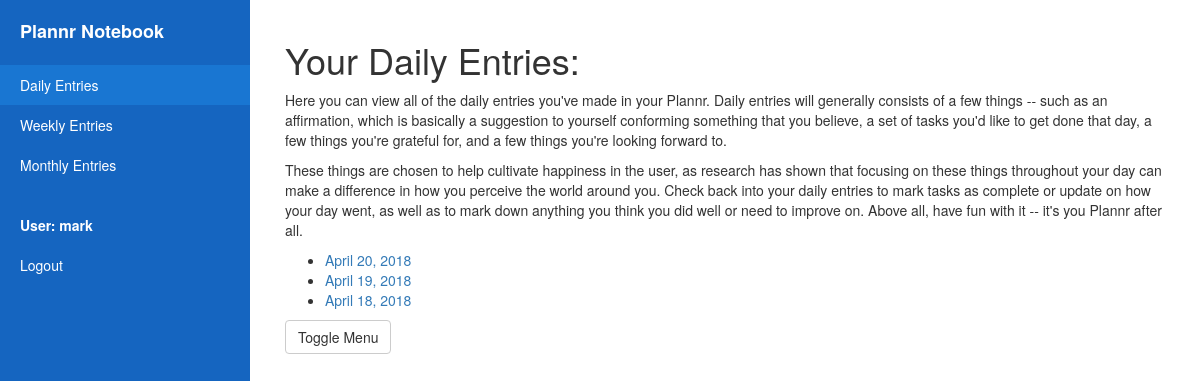
The page /notebook/daily/ (signed in) on the database its author committed.
### notebook/models.py (models this page shows, shortened)
class DailyEntry(models.Model):
    author = models.ForeignKey(User, on_delete=models.CASCADE, null=True)
    entry_date = models.DateField()
    affirmation = models.TextField()
    def get_absolute_url(self):
        return reverse('daily_detail', args=[str(self.id)])

### notebook/views.py (the view)
# urls.py: path('daily/', views.DailyListView.as_view(), name='daily_list'),
class DailyListView(LoginRequiredMixin, ListView):
    model = DailyEntry
    login_url = '/accounts/login/'
    paginate_by = 10
    def get_queryset(self):
        return DailyEntry.objects.filter(author=self.request.user)

### notebook/templates/notebook/dailyentry_list.html
{% extends "notebook/dailysection.html" %}
{% block content %}
    <h1>Your Daily Entries:</h1>
    <p>Here you can view all of the daily entries you've made in your Plannr.  Daily entries will generally consists of a few things -- such as an affirmation,
        which is basically a suggestion to yourself conforming something that you believe, a set of tasks you'd like to get done that day, a few things you're
        grateful for, and a few things you're looking forward to.
    </p>
    <p>These things are chosen to help cultivate happiness in the user, as research has shown that focusing on these things throughout your day can make a
        difference in how you perceive the world around you.  Check back into your daily entries to mark tasks as complete or update on how your day went, as well
        as to mark down anything you think you did well or need to improve on.  Above all, have fun with it -- it's you Plannr after all.
    </p>
    {% if dailyentry_list %}
    <ul>
        {% for entry in dailyentry_list %}
        <li>
            <a href="{{ entry.get_absolute_url }}">{{ entry.entry_date }}</a>
        </li>
        {% endfor %}
    </ul>
    {% else %}
        <p>It appears you have no entries.</p>
    {% endif %}
{% endblock %}

### notebook/templates/base_notebook.html (shortened to what this page needs)
{% extends "main_base.html" %}
{% block specific_stylesheets %}
{% load static %}
<link rel="stylesheet" href="{% static 'css/simple-sidebar.css' %}">
{% endblock %}
{% block main_content %}
<div id="wrapper">
    <div id="sidebar-wrapper">
        <ul class="sidebar-nav">
            <li class="sidebar-brand">
                <a href="/">
                    <strong>Plannr Notebook</strong>
                </a>
            </li>
            {% block page_marker %}{% endblock %}
            <br>
            {% if user.is_authenticated %}
                <li style="color: #fff"><strong>User: {{ user.get_username }}</strong></li>
                <li><a href="{% url 'logout' %}?next={{request.path}}">Logout</a></li>
            {% else %}
                <li><a href="{% url 'login' %}?next={{request.path}}">Login</a></li>
            {% endif %}
        </ul>
    </div>
    <div id="page-content-wrapper">
        <div class="container-fluid">
            <div class="row">
                <div class="col-lg-12">
                    {% block content %}{% endblock %}
                    <a href="#menu-toggle" class="btn btn-default" id="menu-toggle">Toggle Menu</a>
                </div>
            </div>
        </div>
    </div>
</div>
{% endblock %}

### notebook/static/css/simple-sidebar.css (style rules this page uses)
body { overflow-x: hidden; }
#wrapper { padding-left: 0; -webkit-transition: all 0.5s ease; -moz-transition: all 0.5s ease; -o-transition: all 0.5s ease; transition: all 0.5s ease; }
#sidebar-wrapper { z-index: 1000; position: fixed; left: 250px; width: 0; height: 100%; margin-left: -250px; overflow-y: auto; background: #1565C0; -webkit-transition: all 0.5s ease; -moz-transition: all 0.5s ease; -o-transition: all 0.5s ease; transition: all 0.5s ease; }
#page-content-wrapper { width: 100%; position: absolute; padding: 15px; }
.sidebar-nav { position: absolute; top: 0; width: 250px; margin: 0; padding: 0; list-style: none; }
.sidebar-nav li { text-indent: 20px; line-height: 40px; }
.sidebar-nav li a { display: block; text-decoration: none; color: #fff; }
.sidebar-nav > .sidebar-brand { height: 65px; font-size: 18px; line-height: 60px; }
.sidebar-nav > .sidebar-brand a { color: #fff; }
@media (min-width:768px) { #wrapper { padding-left: 250px; } }
@media (min-width:768px) { #sidebar-wrapper { width: 250px; } }
@media (min-width:768px) { #page-content-wrapper { padding: 20px; position: relative; } }

### rows shown on the page
DailyEntry: entry_date "April 20, 2018"
DailyEntry: entry_date "April 19, 2018"
DailyEntry: entry_date "April 18, 2018"

### other values the page prints
{{ user.get_username }} "mark"
